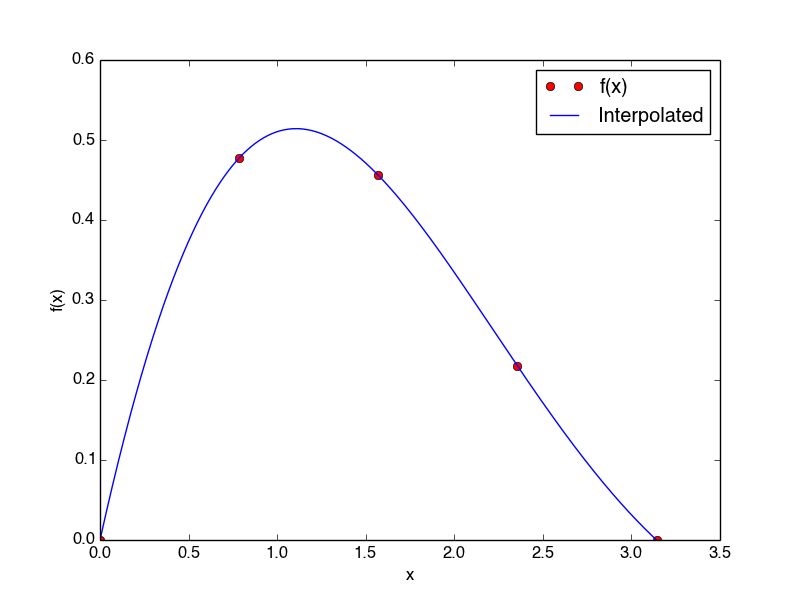

Python code for this plot:
# Exercise 7.9
import numpy as np
import matplotlib.pyplot as plt


class LagrangeInterpolation:

    def __init__(self, arg1, arg2, arg3=None):
        if isinstance(arg1, np.ndarray) and isinstance(arg2, np.ndarray):
            self.xp = arg1
            self.yp = arg2
        elif callable(arg1) and isinstance(arg2, (list, tuple)) \
                and isinstance(arg3, int):
            f, x, n = arg1, arg2, arg3
            self.xp = np.linspace(x[0], x[1], n)
            self.yp = f(self.xp)

    def __call__(self, x):
        xp, yp = self.xp, self.yp
        ans = 0
        for k in range(len(yp)):
            ans += yp[k] * self.L_k(x, k)
        return ans

    def L_k(self, x, k):
        xp = self.xp
        ans = 1
        for i in range(len(xp)):
            if i != k:
                ans *= (x - xp[i]) / (xp[k] - xp[i])
        return ans

    def graph(self, f, n, xmin, xmax, resolution=1001):
        xlist = np.linspace(xmin, xmax, n)
        ylist = f(xlist)
        xlist_fine = np.linspace(xmin, xmax, resolution)
        ylist_fine = self(xlist_fine)
        plt.plot(xlist, ylist, 'ro')
        plt.plot(xlist_fine, ylist_fine)
        plt.xlabel('x')
        plt.ylabel('f(x)')
        plt.legend(['f(x)', 'Interpolated'])
        plt.show()


# function to verify accuracy of interpolation at interpolation points
def verbose_verify(xp, yp, p_L):
    print '-' * 45
    print '%10s %10s %10s %12s' % ('x', 'Exact', 'Approx', 'Difference')
    print '-' * 45
    for k in range(len(xp)):
        x = xp[k]
        exact = yp[k]
        approx = p_L(xp[k])
        diff = abs(p_L(xp[k]) - yp[k])
        print '%10f %10f %10f %12f' % (x, exact, approx, diff)
    print '-' * 45


def myfunction(x):
    return np.exp(-x / 2.0) * np.sin(x)

# Lagrange's interpolation polynomial
p_L = LagrangeInterpolation(myfunction, [0, np.pi], 11)
x = 1.2
print 'p_L(%g)=%g' % (x, p_L(x))
print 'sin(%g)=%g' % (x, np.sin(x))

verbose_verify(p_L.xp, p_L.yp, p_L)
p_L.graph(myfunction, 5, 0, np.pi)

"""
Sample run:
python Lagrange_poly4.py
p_L(1.2)=0.511514
sin(1.2)=0.932039
---------------------------------------------
         x      Exact     Approx   Difference
---------------------------------------------
  0.000000   0.000000   0.000000     0.000000
  0.314159   0.264097   0.264097     0.000000
  0.628319   0.429320   0.429320     0.000000
  0.942478   0.505011   0.505011     0.000000
  1.256637   0.507377   0.507377     0.000000
  1.570796   0.455938   0.455938     0.000000
  1.884956   0.370590   0.370590     0.000000
  2.199115   0.269418   0.269418     0.000000
  2.513274   0.167289   0.167289     0.000000
  2.827433   0.075165   0.075165     0.000000
  3.141593   0.000000   0.000000     0.000000
---------------------------------------------
"""
